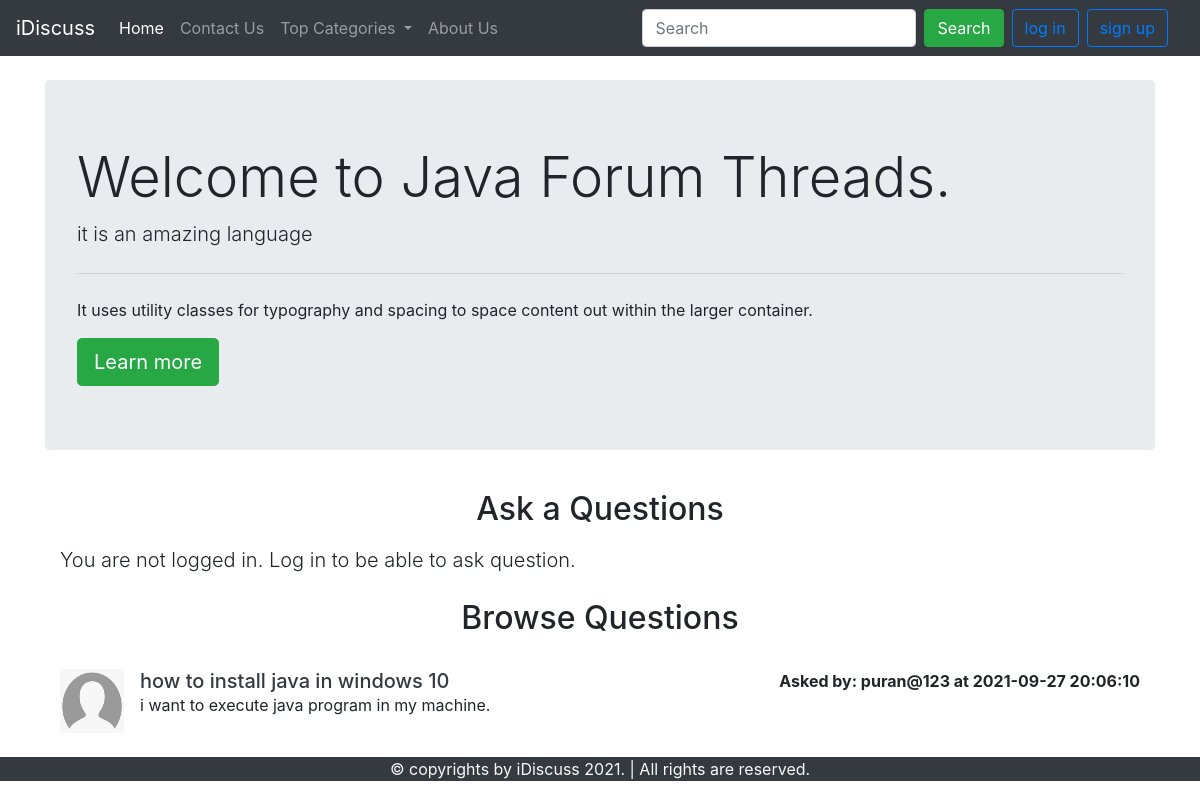
The app's page /threadlist.php?catid=2 with its own data.
### tables this page shows
CREATE TABLE `category` (
  `category_id` int(20) NOT NULL,
  `category_name` varchar(255) NOT NULL,
  `category_desc` varchar(255) NOT NULL,
  `created` datetime NOT NULL DEFAULT current_timestamp()
);

CREATE TABLE `threads` (
  `thread_id` int(11) NOT NULL,
  `thread_title` text NOT NULL,
  `thread_desc` varchar(255) NOT NULL,
  `thread_cat_id` int(10) NOT NULL,
  `thread_user` int(10) NOT NULL,
  `thread_created` datetime NOT NULL DEFAULT current_timestamp()
);

CREATE TABLE `users` (
  `user_id` int(10) NOT NULL,
  `user_email` varchar(50) NOT NULL,
  `user_pass` varchar(255) NOT NULL,
  `create_date` datetime NOT NULL DEFAULT current_timestamp()
);

### threadlist.php (the view, shortened to what this page needs)
<!doctype html>
<html lang="en">
<head>
    <link rel="stylesheet" href="https://cdn.jsdelivr.net/npm/bootstrap@4.5.3/dist/css/bootstrap.min.css"
>
    <link rel="stylesheet" href="style/style.css">
</head>
<body>
    <?php include 'partial/_dbconnect.php';?>
    <?php include "partial\header.php";?>
    <?php
$id = $_GET['catid'];
$sql = "SELECT * FROM `category` WHERE category_id=$id";
$result = mysqli_query($conn, $sql);
while ($row = mysqli_fetch_assoc($result)) {
  $catname = $row['category_name'];
  $catdesc = $row['category_desc'];
}
?>
    <div class="container my-4">
        <div class="jumbotron">
            <h1 class="display-4">Welcome to <?php echo $catname; ?> Forum Threads.</h1>
            <p class="lead"><?php echo $catdesc; ?></p>
            <hr class="my-4">
            <p>It uses utility classes for typography and spacing to space content out within the larger container.</p>
            <a class="btn btn-success btn-lg" href="#" role="button">Learn more</a>
        </div>
        <?php
        if (isset($_SESSION['loggedin'])&&$_SESSION['loggedin']==true) {
            echo '<div class="container">
                <h2 class="text-center py-2">Ask a Questions</h2>
                <form action="'.$_SERVER['REQUEST_URI'].'" method="post">
                    <div class="form-group">
                        <label for="th_title">Thread Title</label>
                        <input type="text" class="form-control" id="th_title" name="title" aria-describedby="th_title">
                        <small id="th_title" class="form-text text-muted">Keep Title as short & crisp as possible.</small>
                    </div>
                    <input type="hidden" name="uid" value="'.$_SESSION['uid'].'">
                    <div class="form-group">
                        <label for="th_desc">Ellaborate your Queries</label>
                        <textarea class="form-control" id="th_desc" name="desc" rows="3"></textarea>
                    </div>
                    <button type="submit" class="btn btn-success">Submit</button>
                </form>
                </div>';
        }
        else {
            echo '<div class="container">
                    <h2 class="text-center py-2">Ask a Questions</h2>
                    <p class="lead">You are not logged in. Log in to be able to ask question.</p>
                </div>';
        }
       ?>
        <div class="container">
            <h2 class="text-center py-2">Browse Questions</h2>
            <?php
            $id = $_GET['catid'];
            $sql = "SELECT * FROM `threads` WHERE thread_cat_id=$id";
            $result = mysqli_query($conn, $sql);
            while ($row = mysqli_fetch_assoc($result)) {
              $id = $row['thread_id'];
              $title = $row['thread_title'];
              $desc = $row['thread_desc'];
              $thread_uid=$row['thread_user'];
              $sql2="SELECT user_email FROM `users` WHERE user_id=$thread_uid";
              $result2=mysqli_query($conn,$sql2);
              $row2=mysqli_fetch_assoc($result2);
              echo '<div class="media my-4">
                            <img src="img/user.png" width="64px" height="64px" class="mr-3" alt="user_img">
                            <div class="media-body">
                                <h5 class="mt-0 my-0"><a class="text-dark" href="thread.php?threadid=' . $id . '">' . $title . '</a></h5>
                                ' . $desc . '
                            </div><p class="font-weight-bold my-0"> Asked by: '.$row2['user_email'].' at '.$row['thread_created'].'</p>
                        </div>';
            }
            ?>
        </div>
    </div>
    <?php include "partial/footer.php";?>
</body>
</html>

### records on screen
category: category_name "Java", category_desc "it is an amazing language"
threads: thread_title "how to install java in windows 10", thread_desc "i want to execute java program in my machine.", users.user_email "puran@123", thread_created "2021-09-27 20:06:10"
